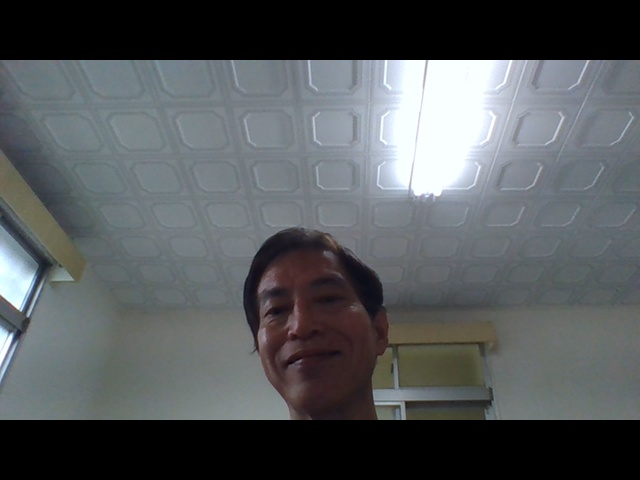
#> input picture EXAMPLE2/media/catch.jpg, 640 x 480 px, found by its file name
$ python gray_thresh.py
#> lines starting #> are read from the running program, lines starting #| are printed output that depends on the picture; after the words box and inside, x2 and y2 are one past the last pixel; in counts of white or black regions, pixels touching at a corner belong together
import cv2
import os
os.chdir(os.path.dirname(__file__))

def show(image): # 顯示 (6,8)-(9,13) 點的儲存內容
    for y in range(8,14):     #總共有 6 列
        for x in range(6,10): #每一列有 4 個像素
            print(image[y,x],end=" ")
        print()
    print()

img = cv2.imread('media\\catch.jpg')  #讀取要辨識的圖形
#> img is the input picture: shape (480, 640, 3); mean B, G, R 91.4, 89.2, 85.4

gray = cv2.cvtColor(img, cv2.COLOR_BGR2GRAY)  #灰階
print("gray.shape=",gray.shape) # (400, 400)
#| gray.shape= (480, 640)
show(gray)
#> the loop in show, `for y in range(8,14):` made 6 passes
#| 0 0 0 0
#| 0 0 0 0
#| 0 0 0 0
#| 0 0 0 0
#| 0 0 0 0
#| 0 0 0 0

_,thresh = cv2.threshold(gray, 187, 255, cv2.THRESH_BINARY)  #轉為黑白
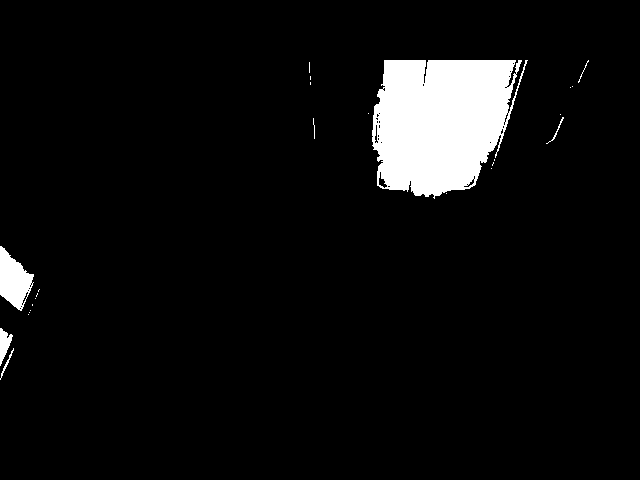
#> thresh: shape (480, 640); 5.8% white; 25 white regions (18 under 20 px), largest, box (x1, y1, x2, y2) and area: (372, 60, 528, 199) 16038, (0, 246, 34, 311) 1311, (0, 328, 13, 366) 259
print("thresh.shape=",thresh.shape) # (400, 400)
#| thresh.shape= (480, 640)
show(thresh)
#> the loop in show (call 2), `for y in range(8,14):` made 6 passes
#| 0 0 0 0
#| 0 0 0 0
#| 0 0 0 0
#| 0 0 0 0
#| 0 0 0 0
#| 0 0 0 0

gray2 = cv2.imread("media\\catch.jpg", 0) #灰階模式
#> gray2: shape (480, 640); min 0, max 255, mean 88.3
print("gray2.shape=",gray.shape) # (400, 400)
#| gray2.shape= (480, 640)
show(gray2)

_,thresh2 = cv2.threshold(gray2, 187, 200, cv2.THRESH_BINARY_INV) #轉為黑白
print("thresh2.shape=",thresh.shape) # (400, 400)
#| thresh2.shape= (480, 640)
show(thresh2)

$ run again, with EXAMPLE2/media/face.jpg copied over EXAMPLE2/media/catch.jpg
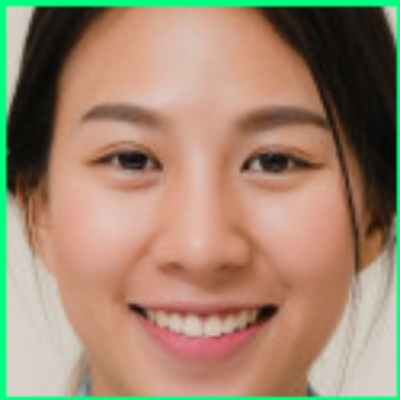
#> input picture EXAMPLE2/media/face.jpg, 400 x 400 px, found by its file name
#> img is the input picture: shape (400, 400, 3); mean B, G, R 111.4, 134.8, 159.4
#> `gray = cv2.cvtColor(img, cv2.COLOR_BGR2GRAY)`:
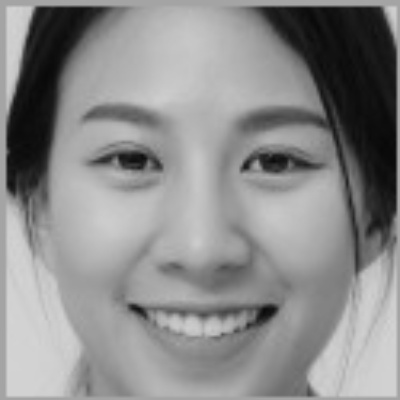
#> gray: shape (400, 400); min 8, max 212, mean 139.5
#| gray.shape= (400, 400)
#> the loop in show, `for y in range(8,14):` made 6 passes
#| 187 203 209 209
#| 187 203 209 209
#| 187 203 209 209
#| 187 202 209 209
#| 187 202 208 209
#> (further printed lines are left out)
#> `_,thresh = cv2.threshold(gray, 187, 255, cv2.THRESH_BINARY)`:
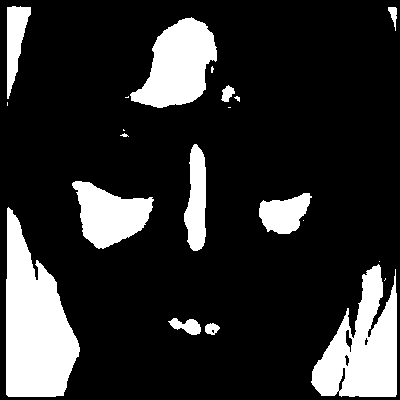
#> thresh: shape (400, 400); 18% white; 21 white regions (9 under 20 px), largest, box (x1, y1, x2, y2) and area: (6, 207, 80, 397) 8825, (311, 264, 397, 397) 6702, (130, 17, 217, 108) 4823
#| thresh.shape= (400, 400)
#> the loop in show (call 2), `for y in range(8,14):` made 6 passes
#| 0 255 255 255
#| 0 255 255 255
#| 0 255 255 255
#| 0 255 255 255
#| 0 255 255 255
#> (further printed lines are left out)
#| gray2.shape= (400, 400)
#| thresh2.shape= (400, 400)
